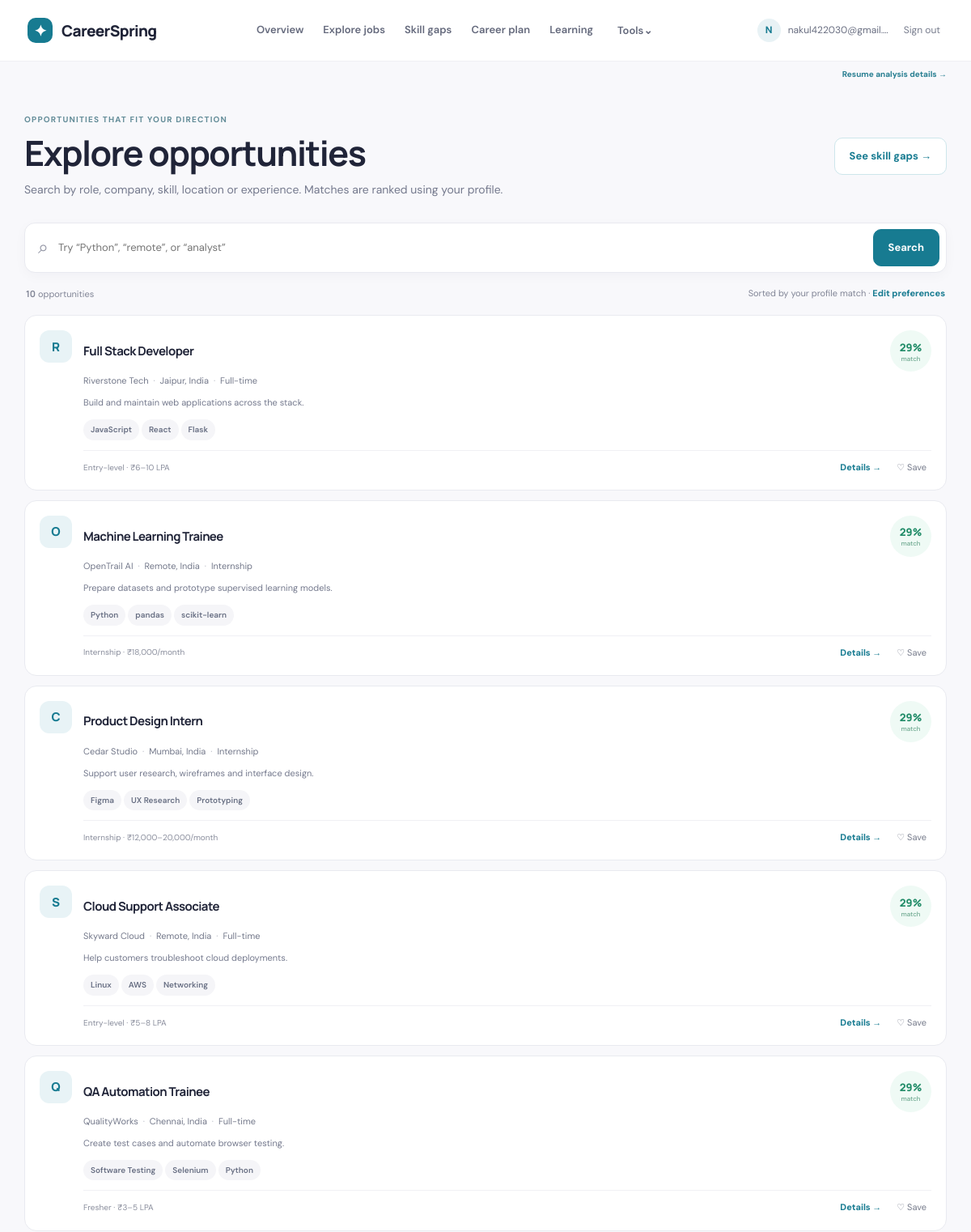
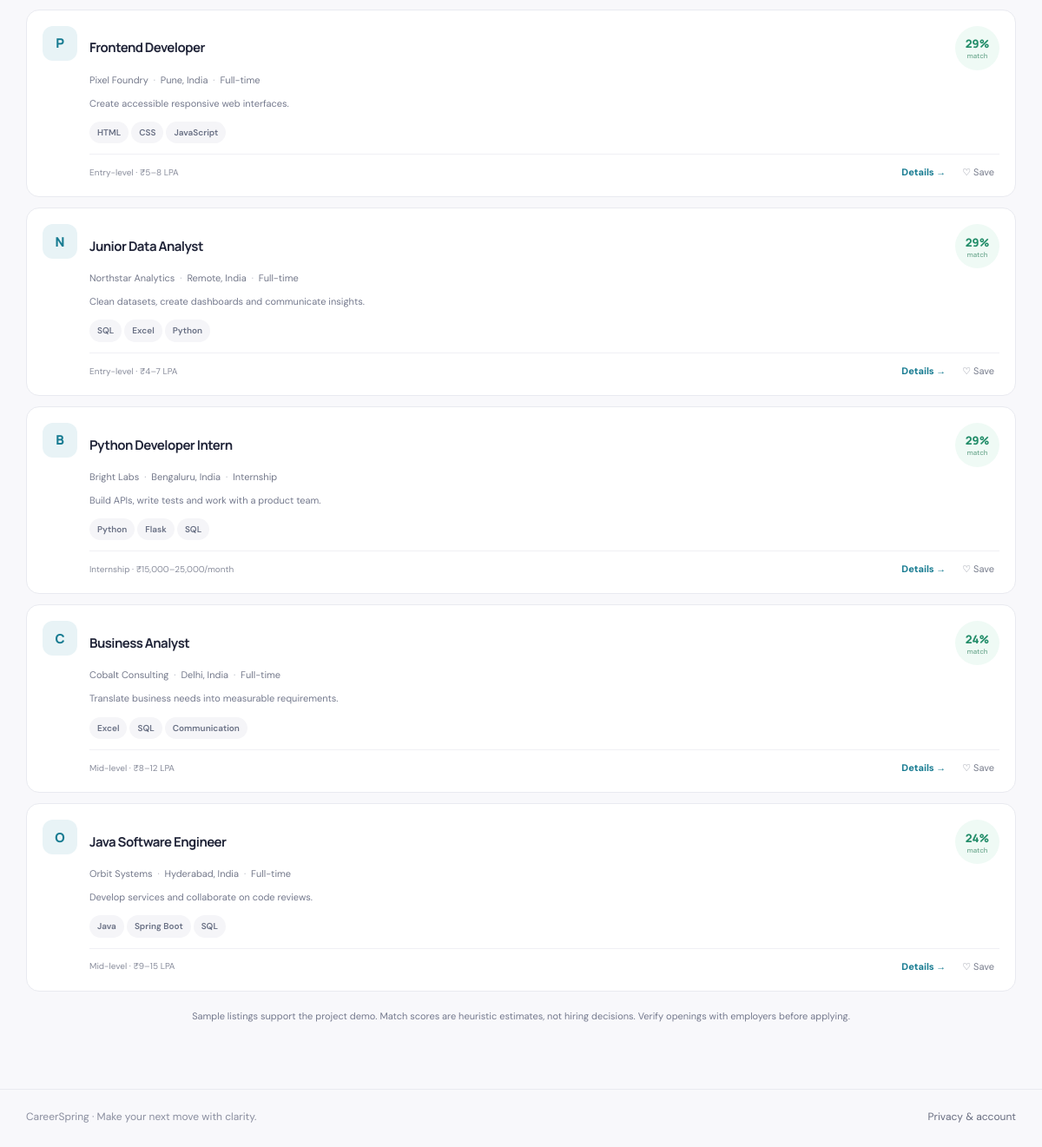
Page /jobs (signed in) on the committed database (2 pictures, top to bottom).
### tables this page shows
CREATE TABLE users(id INTEGER PRIMARY KEY, email TEXT UNIQUE NOT NULL, password TEXT NOT NULL, role TEXT NOT NULL DEFAULT 'user', created_at TEXT NOT NULL);

CREATE TABLE jobs(id INTEGER PRIMARY KEY, title TEXT NOT NULL, company TEXT NOT NULL, location TEXT DEFAULT '', employment_type TEXT DEFAULT 'Full-time', experience_level TEXT DEFAULT 'Entry-level', qualification TEXT DEFAULT '', description TEXT DEFAULT '', skills TEXT DEFAULT '', apply_url TEXT DEFAULT '', salary TEXT DEFAULT '', created_at TEXT NOT NULL);

### app.py (the view)
@app.route("/jobs")
@login_required
def jobs():
    query=request.args.get("q",""); recs=recommendations(profile(),query); saved={r[0] for r in db().execute("SELECT job_id FROM saved_jobs WHERE user_id=?",(session["user_id"],)).fetchall()}
    return render_template("jobs.html",recs=recs,saved=saved,query=query)

### app.py (called while the page is built, shortened)
def db():
    if "db" not in g:
        g.db = sqlite3.connect(app.config["DATABASE"])
        g.db.row_factory = sqlite3.Row
        g.db.execute("PRAGMA foreign_keys=ON")
    return g.db

def current_user():
    if "user_id" not in session: return None
    return db().execute("SELECT * FROM users WHERE id=?", (session["user_id"],)).fetchone()

def login_required(fn):
    @wraps(fn)
    def wrapped(*args, **kwargs):
        if not current_user(): flash("Please sign in to continue.", "info"); return redirect(url_for("login"))
        return fn(*args, **kwargs)
    return wrapped

@app.before_request
def csrf_guard():
    if request.method == "POST":
        token = session.get("csrf_token")
        supplied = request.form.get("csrf_token") or request.headers.get("X-CSRF-Token")
        if not token or not supplied or not secrets.compare_digest(token, supplied): abort(400, "Invalid security token. Refresh and try again.")

@app.context_processor
def inject_globals():
    if "csrf_token" not in session: session["csrf_token"] = secrets.token_urlsafe(32)
    return {"current_user": current_user(), "csrf_token": session["csrf_token"], "year": datetime.now().year, "parse_skills": parse_skills, "categorize": categorize}

def parse_skills(value):
    if isinstance(value, (list,tuple,set)): parts = value
    else: parts = re.split(r"[,;\n|]+", value or "")
    seen, out = set(), []
    for part in parts:
        skill = re.sub(r"\s+", " ", str(part)).strip()
        key = skill.casefold()
        if skill and key not in seen: seen.add(key); out.append(skill)
    return out

def profile(user_id=None):
    user_id = user_id or session.get("user_id")
    row = db().execute("SELECT * FROM profiles WHERE user_id=?", (user_id,)).fetchone()
    return dict(row) if row else {"user_id":user_id,"full_name":"","headline":"","education":"","experience_years":0,"technical_skills":"","soft_skills":"","interests":"","preferred_roles":"","preferred_location":"","experience_level":"Entry-level","employment_type":"Any","career_goal":"","country":"India","resume_text":"","resume_filename":"","resume_consent":0}

def tokens(text):
    return [w for w in re.findall(r"[a-z0-9+#.]+",(text or "").casefold()) if len(w)>1 and w not in STOP_WORDS]

def job_document(job):
    return " ".join(str(job[k] or "") for k in ("title","description","skills","qualification"))

def tfidf_similarity(left, right):
    a,b=Counter(tokens(left)),Counter(tokens(right))
    if not a or not b: return 0.0

### templates/jobs.html
{% extends 'base.html' %}{% block title %}Explore jobs{% endblock %}{% block content %}<div class="page-head"><div><div class="eyebrow">OPPORTUNITIES THAT FIT YOUR DIRECTION</div><h1>Explore opportunities</h1><p>Search by role, company, skill, location or experience. Matches are ranked using your profile.</p></div><a class="button button-outline" href="{{ url_for('skill_gap') }}">See skill gaps →</a></div><form class="search-bar" method="get"><span>⌕</span><input name="q" value="{{ query }}" placeholder="Try “Python”, “remote”, or “analyst”"><button class="button">Search</button></form><div class="results-meta"><span><b>{{ recs|length }}</b> opportunities</span><span>Sorted by your profile match · <a href="{{ url_for('profile_page') }}">Edit preferences</a></span></div><section class="job-list">{% for r in recs %}<article class="job-card"><div class="company-mark">{{ r.job.company[0] }}</div><div class="job-main"><div class="job-topline"><a href="{{ url_for('job_detail',job_id=r.job.id) }}"><h2>{{ r.job.title }}</h2></a><span class="match-badge">{{ r.score }}%<small>match</small></span></div><div class="job-company">{{ r.job.company }} <span>·</span> {{ r.job.location }} <span>·</span> {{ r.job.employment_type }}</div><p>{{ r.job.description }}</p><div class="tags">{% for s in r.matched[:5] %}<span class="tag matched">✓ {{ s }}</span>{% endfor %}{% for s in r.missing[:3] %}<span class="tag">{{ s }}</span>{% endfor %}</div><div class="job-card-foot"><span>{{ r.job.experience_level }} · {{ r.job.salary or 'Salary not listed' }}</span><div><a class="text-link" href="{{ url_for('job_detail',job_id=r.job.id) }}">Details →</a><form method="post" action="{{ url_for('save_job',job_id=r.job.id) }}"><input type="hidden" name="csrf_token" value="{{ csrf_token }}"><button class="save-button {{ 'is-saved' if r.job.id in saved }}">{{ '♥ Saved' if r.job.id in saved else '♡ Save' }}</button></form></div></div></div></article>{% else %}<div class="empty-state panel">No jobs match that search. Try a different role or skill.</div>{% endfor %}</section><p class="fine-print">Sample listings support the project demo. Match scores are heuristic estimates, not hiring decisions. Verify openings with employers before applying.</p>{% endblock %}

### templates/base.html (shortened to what this page needs)
<!doctype html>
<html lang="en">
<head><link rel="stylesheet" href="{{ url_for('static',filename='style.css') }}"><link rel="stylesheet" href="{{ url_for('static',filename='extras.css') }}"></head>
<body>
<header class="topbar"><a class="brand" href="{{ url_for('index') }}"><span class="brand-icon">✦</span> CareerSpring</a>{% if current_user %}<nav class="nav"><a href="{{ url_for('dashboard') }}">Overview</a><a href="{{ url_for('jobs') }}">Explore jobs</a><a href="{{ url_for('skill_gap') }}">Skill gaps</a><a href="{{ url_for('career') }}">Career plan</a><a href="{{ url_for('learning') }}">Learning</a><div class="nav-more"><button class="nav-trigger">Tools⌄</button></div></nav><div class="user-menu"><span class="avatar">{{ (current_user.email[0] if current_user else 'U')|upper }}</span><span class="user-email">{{ current_user.email }}</span><form method="post" action="{{ url_for('logout') }}"><button class="link-button">Sign out</button></form></div>{% else %}<nav class="nav"><a href="{{ url_for('login') }}">Sign in</a><a class="button button-small" href="{{ url_for('register') }}">Get started</a></nav>{% endif %}</header>
{% if current_user %}<div class="utility-shortcut"><a href="{{ url_for('resume_insights') }}">Resume analysis details →</a></div>{% endif %}<main class="container">{% block content %}{% endblock %}</main>
<footer class="footer"><span>CareerSpring · Make your next move with clarity.</span><a href="{{ url_for('profile_page') if current_user else url_for('index') }}">Privacy & account</a></footer>
</body></html>

### static/extras.css (style rules this page uses)
.utility-shortcut { display:flex;justify-content:flex-end;gap:18px;max-width:1200px;margin:0 auto;padding:8px 30px 0;font-size:10px }
.utility-shortcut a { color:#277e91;font-weight:700 }

### rows in the picture
users: email "N", email "nakul422030@gmail.…"
jobs: job "R", job "Full Stack Developer", job.company "Riverstone Tech", job.location "Jaipur, India", job.employment_type "Full-time", job.description "Build and maintain web applications across the stack.", job.experience_level "Entry-level", job "₹6–10 LPA"
jobs: job "O", job "Machine Learning Trainee", job.company "OpenTrail AI", job.location "Remote, India", job.employment_type "Internship", job.description "Prepare datasets and prototype supervised learning models.", job.experience_level "Internship", job "₹18,000/month"
jobs: job "C", job "Product Design Intern", job.company "Cedar Studio", job.location "Mumbai, India", job.employment_type "Internship", job.description "Support user research, wireframes and interface design.", job.experience_level "Internship", job "₹12,000–20,000/month"
jobs: job "S", job "Cloud Support Associate", job.company "Skyward Cloud", job.location "Remote, India", job.employment_type "Full-time", job.description "Help customers troubleshoot cloud deployments.", job.experience_level "Entry-level", job "₹5–8 LPA"
jobs: job "Q", job "QA Automation Trainee", job.company "QualityWorks", job.location "Chennai, India", job.employment_type "Full-time", job.description "Create test cases and automate browser testing.", job.experience_level "Fresher", job "₹3–5 LPA"
jobs: job "P", job "Frontend Developer", job.company "Pixel Foundry", job.location "Pune, India", job.employment_type "Full-time", job.description "Create accessible responsive web interfaces.", job.experience_level "Entry-level", job "₹5–8 LPA"
jobs: job "N", job "Junior Data Analyst", job.company "Northstar Analytics", job.location "Remote, India", job.employment_type "Full-time", job.description "Clean datasets, create dashboards and communicate insights.", job.experience_level "Entry-level", job "₹4–7 LPA"
jobs: job "B", job "Python Developer Intern", job.company "Bright Labs", job.location "Bengaluru, India", job.employment_type "Internship", job.description "Build APIs, write tests and work with a product team.", job.experience_level "Internship", job "₹15,000–25,000/month"
jobs: job "C", job "Business Analyst", job.company "Cobalt Consulting", job.location "Delhi, India", job.employment_type "Full-time", job.description "Translate business needs into measurable requirements.", job.experience_level "Mid-level", job "₹8–12 LPA"
jobs: job "O", job "Java Software Engineer", job.company "Orbit Systems", job.location "Hyderabad, India", job.employment_type "Full-time", job.description "Develop services and collaborate on code reviews.", job.experience_level "Mid-level", job "₹9–15 LPA"

### other values in the picture
{{ recs|length }} "10"
{{ r.score }} "29" "29" "29" "29" "29" "29" "29" "29" "24" "24"
{{ s }} "JavaScript" "React" "Flask" "Python" "pandas" "scikit-learn" "Figma" "UX Research" "Prototyping" "Linux" "AWS" "Networking" "Software Testing" "Selenium" "Python" "HTML" "CSS" "JavaScript" "SQL" "Excel" "Python" "Python" "Flask" "SQL" "Excel" "SQL" "Communication" "Java" "Spring Boot" "SQL"
{{ '♥ Saved' if r.job.id in saved else '♡ Save' }} "♡ Save" "♡ Save" "♡ Save" "♡ Save" "♡ Save" "♡ Save" "♡ Save" "♡ Save" "♡ Save" "♡ Save"
